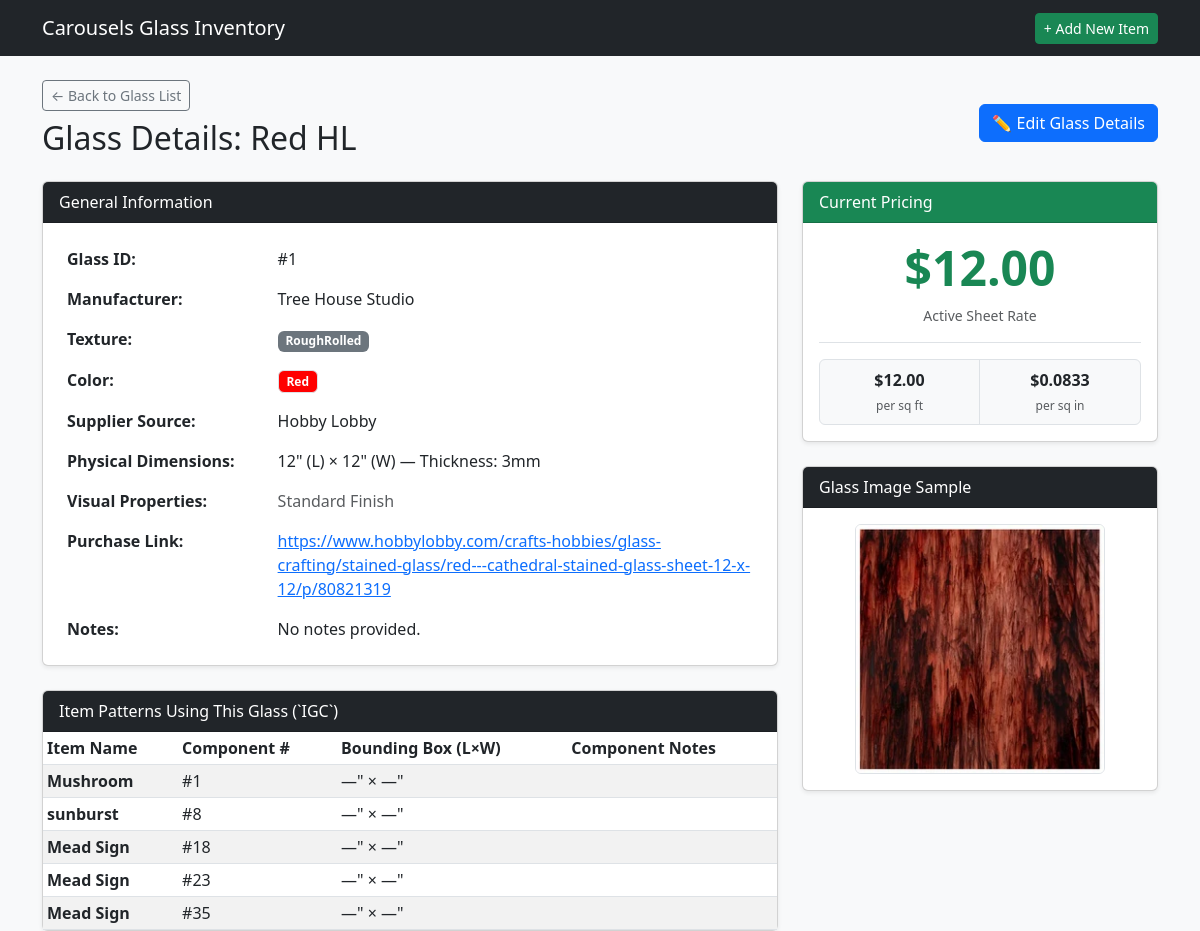
The page /glass/1 on the database as committed earlier.
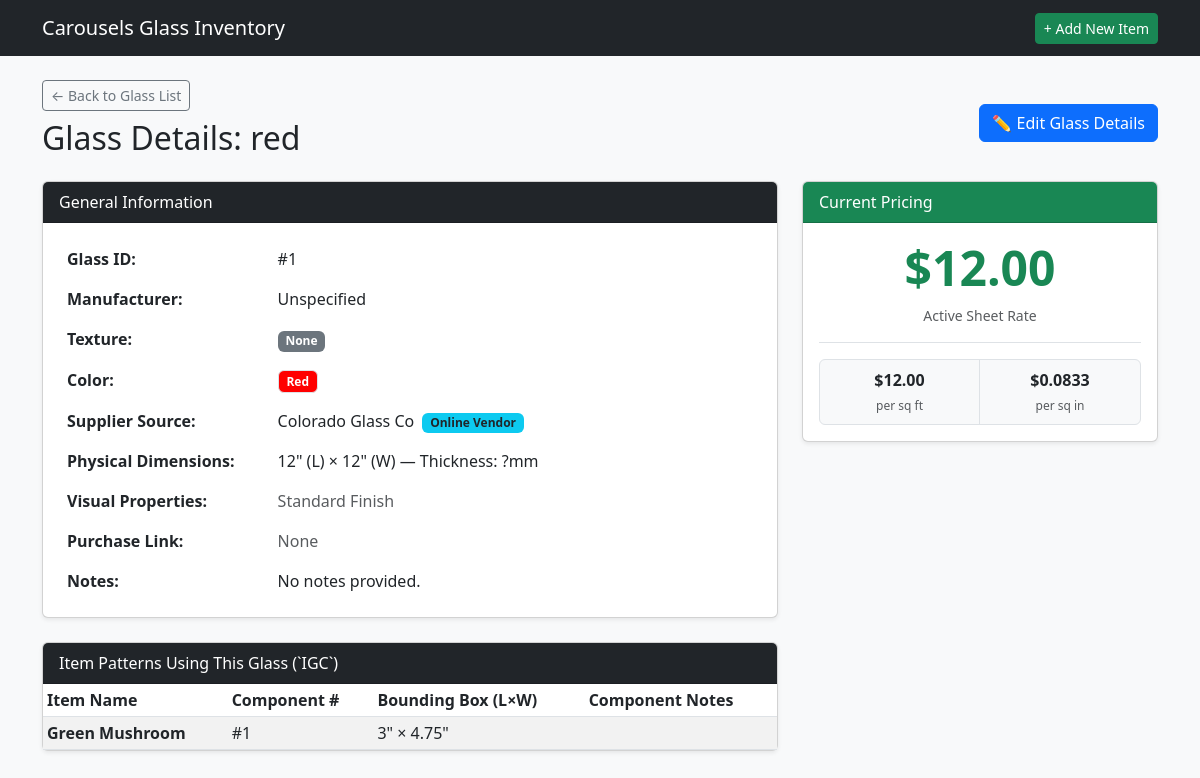
The same page on the database as committed later.
### tables this page shows
CREATE TABLE GSI (

    GLASSID INTEGER PRIMARY KEY AUTOINCREMENT,
    GLSNAME TEXT,
    GLSMANF TEXT,
    GLSLEN INTEGER,
    GLSWID INTEGER,
    GLSTHK INTEGER,
    GLSTEX TEXT,
    GLSIRI INTEGER,
    GLSOPAL INTEGER,
    GLSOURCE TEXT,
    GLLINK TEXT,
    GLSIMG TEXT,
    GLSNOTE TEXT,
    COLOR TEXT,
    GTRNSN TEXT,
    ISACTIVE INTEGER,

    FOREIGN KEY (GLSTEX) REFERENCES GTL(GLSTEX) ON DELETE SET NULL ON UPDATE CASCADE,
    FOREIGN KEY (COLOR) REFERENCES COLOR(COLOR) ON DELETE SET NULL ON UPDATE CASCADE,
    FOREIGN KEY (GLSOURCE) REFERENCES GSL(GLSOURCE) ON DELETE SET NULL ON UPDATE CASCADE,
    FOREIGN KEY (GTRNSN) REFERENCES GTRNS(GTRNSN) ON DELETE SET NULL ON UPDATE CASCADE

);

CREATE TABLE IGC (

    COMPID INTEGER PRIMARY KEY AUTOINCREMENT,
    COMPNAME TEXT,
    ITEMID INTEGER,
    COMPNUM INTEGER,
    SVGREG INTEGER,
    GLASSID INTEGER,
    COMPLEN NUMERIC,
    COMPWID NUMERIC,
    COMPNOTE TEXT,
    ISSCRAP INTEGER,
    ISGRAIN INTEGER,
    ISACTIVE INTEGER,

    FOREIGN KEY (ITEMID) REFERENCES ITM(ITEMID) ON DELETE CASCADE ON UPDATE CASCADE,
    FOREIGN KEY (GLASSID) REFERENCES GSI(GLASSID) ON DELETE SET NULL ON UPDATE CASCADE
);

CREATE TABLE ITM (

    ITEMID INTEGER PRIMARY KEY AUTOINCREMENT,
    ITMNAME TEXT,
    ITMIMG TEXT,
    ONEOFF INTEGER,
    VARIAT INTEGER,
    ITMGRP TEXT,
    VARIID INTEGER,
    CURRENT INTEGER,
    ITMPTRN TEXT,
    ITMSVG TEXT,
    ITMNOTE TEXT,
    ITMLEN TEXT,
    ITMWID TEXT,
    ISACTIVE INTEGER,

    FOREIGN KEY (ITMGRP) REFERENCES IGP(ITMGRP) ON DELETE SET NULL ON UPDATE CASCADE,
    FOREIGN KEY (VARIID) REFERENCES IVR(VARIID) ON DELETE SET NULL ON UPDATE CASCADE

);

### app.py (the view)
@app.route('/glass/<int:glass_id>')
def glass_detail(glass_id):
    db = get_db()
    glass = db.execute('''
        SELECT g.*, p.GLSPRICE, s.SRCWEB, s.GLSLOGO, c.CHEX
        FROM GSI g
        LEFT JOIN GPC p ON g.GLASSID = p.GLASSID
        LEFT JOIN GSL s ON g.GLSOURCE = s.GLSOURCE
        LEFT JOIN COLOR c ON g.COLOR = c.COLOR
        WHERE g.GLASSID = ?
    ''', (glass_id,)).fetchone()
    if not glass:
        flash('Glass sheet record not found.', 'danger')
        return redirect(url_for('list_glass'))
    components = db.execute('''
        SELECT c.*, i.ITMNAME
        FROM IGC c
        JOIN ITM i ON c.ITEMID = i.ITEMID
        WHERE c.GLASSID = ?
    ''', (glass_id,)).fetchall()
    return render_template(
        'glass_detail.html', glass=glass, components=components
    )

### app.py (called while the page is built)
def get_db():
    conn = sqlite3.connect(DATABASE)
    conn.row_factory = sqlite3.Row
    conn.execute("PRAGMA foreign_keys = ON;")
    return conn

### templates/glass_detail.html (shortened to what the changed rows need)
{% extends 'base.html' %}
{% block content %}
<div class="d-flex justify-content-between align-items-center mb-3">
    <div>
        <a href="{{ url_for('list_glass') }}" class="btn btn-outline-secondary btn-sm mb-2">&larr; Back to Glass List</a>
        <h2>Glass Details: {{ glass.GLSNAME }}</h2>
    </div>
</div>
<div class="row">
    <div class="col-md-8">
        <div class="card shadow-sm mb-4">
            <div class="card-body">
                <table class="table table-borderless mb-0">
                    <tbody>
                        <tr>
                            <th style="width: 30%;">Glass ID:</th>
                            <td>#{{ glass.GLASSID }}</td>
                        </tr>
                        <tr>
                            <th>Manufacturer:</th>
                            <td>{{ glass.GLSMANF or 'Unspecified' }}</td>
                        </tr>
                        <tr>
                            <th>Texture:</th>
                            <td><span class="badge bg-secondary">{{ glass.GLSTEX or 'None' }}</span></td>
                        </tr>
                        <tr>
                            <th>Color:</th>
				<td>
	                        {% if glass.COLOR %}
	                            {% if glass.CHEX %}
	                                <span class="badge border color-badge" style="background-color: #{{ glass.CHEX }};">
	                                    {{ glass.COLOR }}
	                                </span>
	                            {% else %}
	                                <span class="badge bg-secondary">{{ glass.COLOR }}</span>
	                            {% endif %}
	                        {% else %}
	                            <span class="badge bg-light text-muted border">N/A</span>
	                        {% endif %}
	                    </td>
                        </tr>
                        <tr>
                            <th>Supplier Source:</th>
                            <td>{{ glass.GLSOURCE or 'None' }} {% if glass.SRCWEB %}<span class="badge bg-info text-dark ms-1">Online Vendor</span>{% endif %}</td>
                        </tr>
                        <tr>
                            <th>Physical Dimensions:</th>
                            <td>
                                {% if glass.GLSLEN %}
                                    {{ glass.GLSLEN }}" (L) × {{ glass.GLSWID }}" (W) — Thickness: {{ glass.GLSTHK or '?' }}mm
                                {% else %}
                                    <span class="text-muted">No dimensions recorded</span>
                                {% endif %}
                            </td>
                        </tr>
                        <tr>
                            <th>Visual Properties:</th>
                        </tr>
                        <tr>
                            <th>Purchase Link:</th>
                            <td>
                                {% if glass.GLLINK %}
                                    <a href="{{ glass.GLLINK }}" target="_blank" rel="noopener">{{ glass.GLLINK }}</a>
                                {% else %}
                                    <span class="text-muted">None</span>
                                {% endif %}
                            </td>
                        </tr>
                        <tr>
                            <th>Notes:</th>
                            <td>{{ glass.GLSNOTE or 'No notes provided.' }}</td>
                        </tr>
                    </tbody>
                </table>
            </div>
        </div>
        <div class="card shadow-sm">
            <div class="card-body p-0">
                <table class="table table-sm table-striped mb-0">
                    <thead>
                        <tr>
                            <th>Item Name</th>
                            <th>Component #</th>
                            <th>Bounding Box (L×W)</th>
                            <th>Component Notes</th>
                        </tr>
                    </thead>
                    <tbody>
                        {% for comp in components %}
                        <tr>
                            <td><strong>{{ comp.ITMNAME }}</strong></td>
                            <td>#{{ comp.COMPNUM }}</td>
                            <td>{{ comp.COMPLEN or '—' }}" × {{ comp.COMPWID or '—' }}"</td>
                            <td>{{ comp.COMPNOTE or '' }}</td>
                        </tr>
                        {% else %}
                        <tr>
                            <td colspan="4" class="text-center py-3 text-muted">No item patterns currently reference this glass type.</td>
                        </tr>
                        {% endfor %}
                    </tbody>
                </table>
            </div>
        </div>
    </div>
<div class="col-md-4">
        <div class="card shadow-sm mb-4">
            <div class="card-body text-center">
                {% if glass.GLSPRICE %}
                    <h1 class="display-5 text-success fw-bold">${{ "%.2f"|format(glass.GLSPRICE) }}</h1>
                {% else %}
                    <p class="text-muted mb-0">No active price set for this sheet.</p>
                {% endif %}
            </div>
        </div>
{% if glass.GLSIMG %}
        <div class="card shadow-sm">
            <div class="card-header bg-dark text-white">Glass Image Sample</div>
            <div class="card-body text-center">
                {% if glass.GLSIMG.startswith('http://') or glass.GLSIMG.startswith('https://') %}
                    <img src="{{ glass.GLSIMG }}" alt="{{ glass.GLSNAME }}" class="img-fluid rounded border" style="max-height: 250px;">
                {% else %}
                    <img src="{{ url_for('static', filename=glass.GLSIMG.lstrip('/')) }}" alt="{{ glass.GLSNAME }}" class="img-fluid rounded border" style="max-height: 250px;">
                {% endif %}
            </div>
        </div>
        {% endif %}
    </div>
</div>
{% endblock %}

Rows that differ between the two databases and show on the page:
removed IGC: ITMNAME "Mushroom", COMPNUM "1", COMPLEN "—", COMPWID "—"
removed IGC: ITMNAME "sunburst", COMPNUM "8", COMPLEN "—", COMPWID "—"
removed IGC: ITMNAME "Mead Sign", COMPNUM "18", COMPLEN "—", COMPWID "—"
removed IGC: ITMNAME "Mead Sign", COMPNUM "23", COMPLEN "—", COMPWID "—"
removed IGC: ITMNAME "Mead Sign", COMPNUM "35", COMPLEN "—", COMPWID "—"
changed GSI "No notes provided.": GLSNAME "Red HL" → "red"; GLSMANF "Tree House Studio" → "Unspecified"; GLSOURCE "Hobby Lobby" → "Colorado Glass Co"; GLSTEX "RoughRolled" → (not shown); GLSTHK "3" → (not shown); GLLINK "https://www.hobbylobby.com/crafts-hobbies/glass-crafting/stained-glass/red---cathedral-stained-glass-sheet-12-x-12/p/80821319" → (not shown); GLSIMG: picture removed
now on this page (row edited): IGC: ITMNAME "Green Mushroom", COMPNUM "1", COMPLEN "3", COMPWID "4.75"
Other text that changed with them:
{{ glass.GLSTEX or 'None' }}: (not shown) → "None"
{{ glass.GLSTHK or '?' }}: (not shown) → "?"
text no longer shown: "Glass Image Sample"
text now shown: "Online Vendor None"
